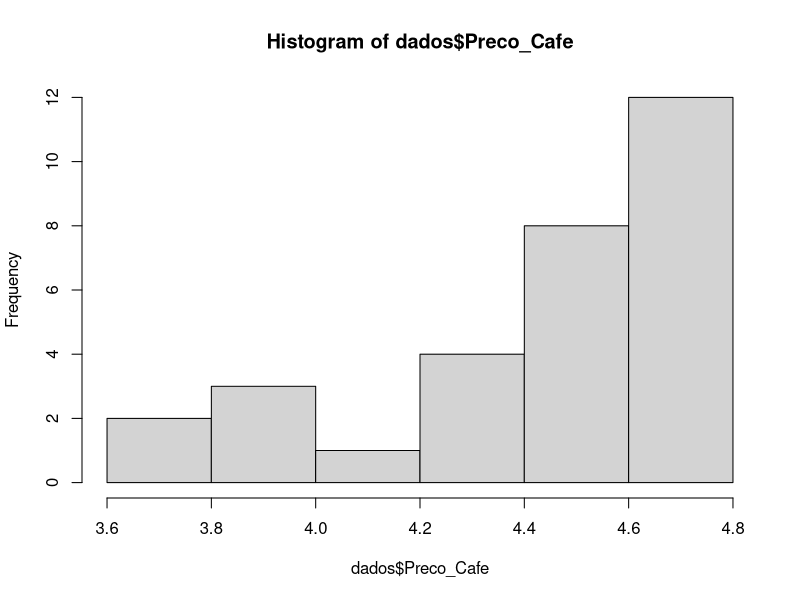
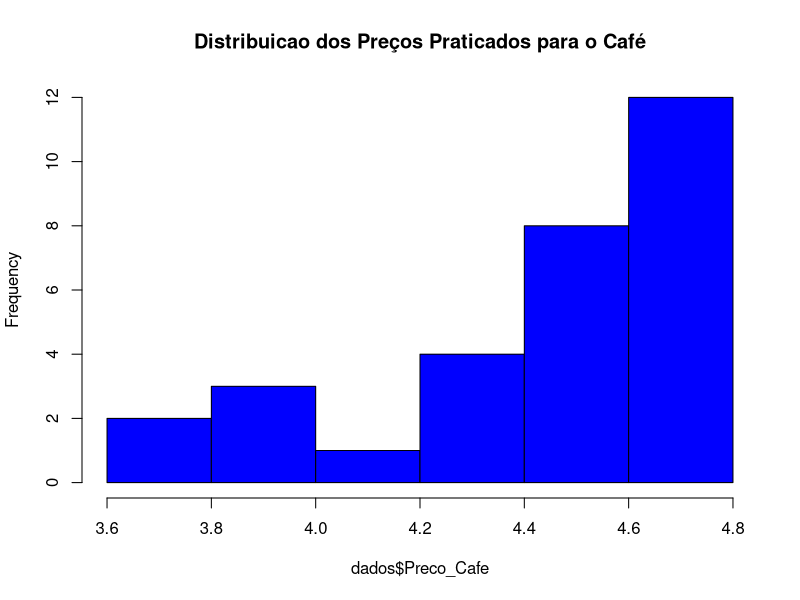

Source code (R) for these figures, in order: (Note: this script raises an error after producing the figures.)
dados <- data.frame(Vendas_Cafe = c(18, 20, 23, 23, 23, 23, 24, 25, 26, 26, 26, 26, 27,
                                    28, 28,
                                    29, 29, 30, 30, 31, 31, 33, 34, 35, 38, 39, 41, 44, 44, 46),
                    Preco_Cafe = c(4.77, 4.67, 4.75, 4.74, 4.63, 4.56, 4.59, 4.75, 4.75, 4.49,
                                   4.41, 4.32, 4.68, 4.66, 4.42, 4.71, 4.66, 4.46, 4.36, 4.47, 4.43,
                                   4.4, 4.61, 4.09, 3.73, 3.89, 4.35, 3.84, 3.81, 3.79),
                    Promocao = c("Nao", "Nao", "Nao", "Nao", "Nao", "Nao", "Nao", "Nao",
                                 "Sim",
                                 "Nao", "Sim", "Nao", "Nao", "Sim", "Sim", "Nao", "Sim", "Sim",
                                 "Sim", "Nao", "Nao", "Sim", "Sim", "Sim", "Nao", "Sim", "Sim",
                                 "Sim", "Sim", "Sim"),
                    Preco_Leite = c(4.74, 4.81, 4.36, 4.29, 4.17, 4.66, 4.73, 4.11, 4.21, 4.25,
                                    4.62, 4.53, 4.44, 4.19, 4.37, 4.29, 4.57, 4.21, 4.77, 4, 4.31,
                                    4.34, 4.05, 4.73, 4.07, 4.75, 4, 4.15, 4.34, 4.15))
#visualiza a media (mean) e outras estatisticas descritivas das variaveis
summary(dados)
#Visualiza desvio padrao (standard deviation) das variaveis
sd(dados$Vendas_Cafe)
sd(dados$Preco_Cafe)
sd(dados$Preco_Leite)

#Visualiza atraves de um histograma a distribuicao da variavel Preco_Cafe
hist(dados$Preco_Cafe)

# Customizando o histograma
hist(dados$Preco_Cafe,
     col = 'blue',
     main = 'Distribuicao dos Preços Praticados para o Café')


#Visualiza o histograma das tres variaveis numericas na mesma pagina
32
par(mfrow=c(2,2)) #Configura layout para posicionar os graficos em duas linhas e duas
colunas
hist(dados$Vendas_Cafe,
     col = 'blue',
     main = 'Distribuicao das Vendas do Café')
hist(dados$Preco_Cafe,
     col = 'blue',
     main = 'Distribuicao dos Preços do Café')
hist(dados$Preco_Leite,
     col = 'blue',
     main = 'Distribuicao dos Preços do Leite')

dev.off() #limpa os graficos e volta o layout para configuracao normal

#Visualiza relacao entre as vendas do café o preço do café
plot(y = dados$Vendas_Cafe,
     x = dados$Preco_Cafe)



#Customiza o grafico
plot(y = dados$Vendas_Cafe,
     33,
     x = dados$Preco_Cafe,
     pch = 16,
     col = 'blue',
     xlab = 'Preço',
     ylab = 'Quantidade Vendidade',
     main = 'Relação entre o Preço e as Vendas do Café')
grid() #este comando adiciona linhas de grade ao grafico
#Colore os pontos em que havia promoção naquele dia
plot(y = dados$Vendas_Cafe,
     x = dados$Preco_Cafe,
     col = dados$Promocao,
     pch = 16,
     xlab = 'Preço',
     ylab = 'Quantidade Vendidade',
     main = 'Relação entre o Preço e as Vendas do Café')
#adiciona legenda
legend(x=4.4,y=45,
       c("Promoção","Sem_Promoção"),
       34,
       col=c("red","black"),
       pch=c(16,16))
grid()

#Cria uma nova variavel informando se naquele dia vendeu acima ou abaixo da media
historica
media <- mean(dados$Vendas_Cafe) #armazena a media em uma variavel
variavel <- ifelse(dados$Vendas_Cafe > media,
                   'Acima_da_media',
                   'Abaixo_da_media')
variavel <- factor(variavel) #converte nova variavel para factor
plot(variavel) #grafico com a qtde abaixo e acima da media
table(variavel) #visualiza a qtde abaixo e acima da media

#Gera boxplot das vendas
boxplot(dados$Vendas_Cafe)
#Gera boxplot do preco
boxplot(dados$Preco_Cafe)

#Gera boxplot comparativo das vendas quando houve promocao e de quando nao
houve
boxplot(dados$Vendas_Cafe~dados$Promocao)
35
#Customizando o boxplot
boxplot(dados$Vendas_Cafe~dados$Promocao,
        col = 'gray',
        pch = 16,
        xlab = 'Promoção',
        ylab = 'Vendas',
        main = 'Vendas com promoção vs Vendas sem promoção')

